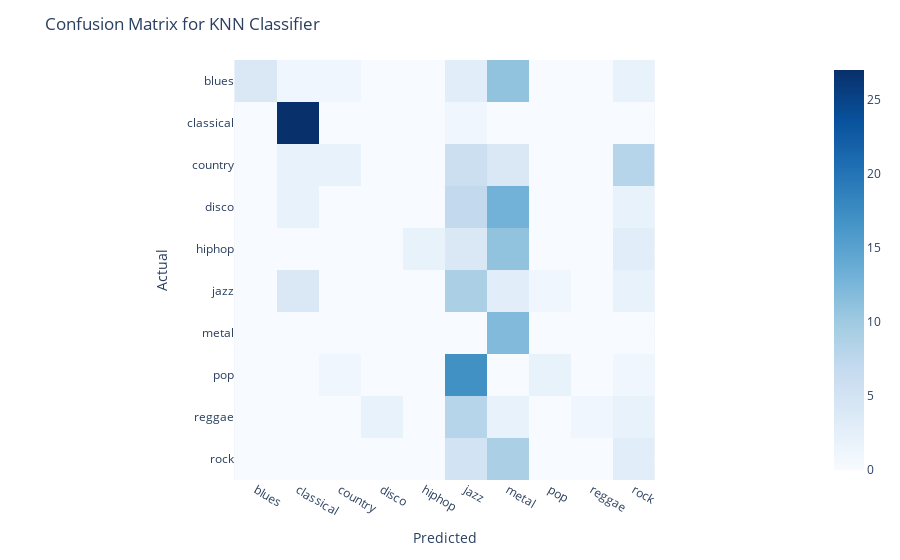

The cell this chart's notebook holds for it:
### Markdown cell above
## KNN

A KNN classifier is a simple model that classifies a data point based on the class of its nearest neighbors.
The number of neighbors to consider is a hyperparameter, and should be tuned to find the optimal value.
The first music genre classification blogpost I came over used a KNN classifier, so I thought it would be fun to try it here, and compare against the other simple models.

We will use the `KNeighborsClassifier` from `sklearn.neighbors` to train our model.

### Code cell
# Initialize the KNN classifier with a specified number of neighbors (e.g., 5)
knn_classifier = KNeighborsClassifier()

# Train the classifier
knn_classifier.fit(X_train, y_train)

# Make predictions on the test data
predictions = knn_classifier.predict(X_test)

# Evaluate 
knn_accuracy = accuracy_score(y_test, predictions)
knn_f1_score = f1_score(y_test, predictions, average='weighted')
knn_confusion_matrix = confusion_matrix(y_test, predictions)
knn_classification_report = classification_report(y_test, predictions)

print("Accuracy:", knn_accuracy)
print("F1 Score:", knn_f1_score)
print("Classification Report:\n", knn_classification_report)
plot_confusion_matrix(knn_confusion_matrix, title="Confusion Matrix for KNN Classifier")

### Figure 1 — Plotly figure (JSON) as saved in the notebook; plotly's stock layout.template omitted (floating-point values rounded to 4 significant figures)
{"data": [{"coloraxis": "coloraxis", "hovertemplate": "x: %{x}<br>y: %{y}<br>color: %{z}<extra></extra>", "name": "0", "type": "heatmap", "x": ["blues", "classical", "country", "disco", "hiphop", "jazz", "metal", "pop", "reggae", "rock"], "xaxis": "x", "y": ["blues", "classical", "country", "disco", "hiphop", "jazz", "metal", "pop", "reggae", "rock"], "yaxis": "y", "z": [[4, 1, 1, 0, 0, 3, 11, 0, 0, 2], [0, 27, 0, 0, 0, 1, 0, 0, 0, 0], [0, 2, 2, 0, 0, 6, 4, 0, 0, 8], [0, 2, 0, 0, 0, 7, 13, 0, 0, 2], [0, 0, 0, 0, 2, 4, 11, 0, 0, 3], [0, 4, 0, 0, 0, 9, 3, 1, 0, 2], [0, 0, 0, 0, 0, 0, 12, 0, 0, 0], [0, 0, 1, 0, 0, 17, 0, 2, 0, 1], [0, 0, 0, 2, 0, 8, 2, 0, 1, 2], [0, 0, 0, 0, 0, 5, 9, 0, 0, 3]]}], "layout": {"coloraxis": {"colorscale": [[0, "rgb(247,251,255)"], [0.125, "rgb(222,235,247)"], [0.25, "rgb(198,219,239)"], [0.375, "rgb(158,202,225)"], [0.5, "rgb(107,174,214)"], [0.625, "rgb(66,146,198)"], [0.75, "rgb(33,113,181)"], [0.875, "rgb(8,81,156)"], [1, "rgb(8,48,107)"]]}, "margin": {"t": 60}, "title": {"text": "Confusion Matrix for KNN Classifier"}, "xaxis": {"anchor": "y", "constrain": "domain", "domain": [0, 1], "scaleanchor": "y", "title": {"text": "Predicted"}}, "yaxis": {"anchor": "x", "autorange": "reversed", "constrain": "domain", "domain": [0, 1], "title": {"text": "Actual"}}}}
